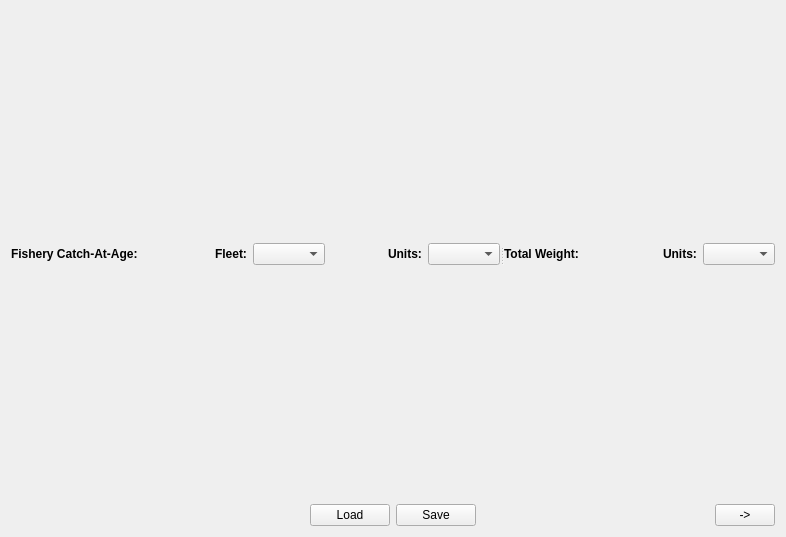
<?xml version="1.0" encoding="UTF-8"?>
<ui version="4.0">
 <class>SSCAA_Tab1_CatchTab</class>
 <widget class="QWidget" name="SSCAA_Tab1_CatchTab">
  <property name="geometry">
   <rect>
    <x>0</x>
    <y>0</y>
    <width>786</width>
    <height>537</height>
   </rect>
  </property>
  <property name="windowTitle">
   <string>Form</string>
  </property>
  <layout class="QVBoxLayout" name="verticalLayout_3">
   <item>
    <widget class="QSplitter" name="splitter">
     <property name="orientation">
      <enum>Qt::Horizontal</enum>
     </property>
     <widget class="QWidget" name="layoutWidget">
      <layout class="QVBoxLayout" name="verticalLayout_2" stretch="0,0">
       <item>
        <layout class="QHBoxLayout" name="horizontalLayout">
         <item>
          <widget class="QLabel" name="SSCAA_Tab1_AbundanceTitleLBL">
           <property name="font">
            <font>
             <weight>75</weight>
             <bold>true</bold>
            </font>
           </property>
           <property name="toolTip">
            <string>Fishery Catch-At-Age (by number)</string>
           </property>
           <property name="statusTip">
            <string>Fishery Catch-At-Age (by number)</string>
           </property>
           <property name="text">
            <string>Fishery Catch-At-Age:</string>
           </property>
          </widget>
         </item>
         <item>
          <widget class="QLabel" name="SSCAA_Tab1_SpeciesCatchLBL">
           <property name="toolTip">
            <string>Fishery Catch-At-Age (by number)</string>
           </property>
           <property name="statusTip">
            <string>Fishery Catch-At-Age (by number)</string>
           </property>
           <property name="text">
            <string/>
           </property>
          </widget>
         </item>
         <item>
          <spacer name="horizontalSpacer">
           <property name="orientation">
            <enum>Qt::Horizontal</enum>
           </property>
           <property name="sizeHint" stdset="0">
            <size>
             <width>40</width>
             <height>20</height>
            </size>
           </property>
          </spacer>
         </item>
         <item>
          <widget class="QLabel" name="label_3">
           <property name="font">
            <font>
             <weight>75</weight>
             <bold>true</bold>
            </font>
           </property>
           <property name="text">
            <string>Fleet:</string>
           </property>
          </widget>
         </item>
         <item>
          <widget class="QComboBox" name="SSCAA_Tab1_FleetCMB"/>
         </item>
         <item>
          <spacer name="horizontalSpacer_3">
           <property name="orientation">
            <enum>Qt::Horizontal</enum>
           </property>
           <property name="sizeHint" stdset="0">
            <size>
             <width>40</width>
             <height>20</height>
            </size>
           </property>
          </spacer>
         </item>
         <item>
          <widget class="QLabel" name="label_2">
           <property name="font">
            <font>
             <weight>75</weight>
             <bold>true</bold>
            </font>
           </property>
           <property name="text">
            <string>Units:</string>
           </property>
          </widget>
         </item>
         <item>
          <widget class="QComboBox" name="SSCAA_Tab1_AbundanceUnitsCMB">
           <property name="toolTip">
            <string>Units</string>
           </property>
           <property name="statusTip">
            <string>Units</string>
           </property>
          </widget>
         </item>
        </layout>
       </item>
       <item>
        <layout class="QVBoxLayout" name="SSCAA_Tab1_AbundanceLT"/>
       </item>
      </layout>
     </widget>
     <widget class="QWidget" name="layoutWidget">
      <layout class="QVBoxLayout" name="verticalLayout">
       <item>
        <layout class="QHBoxLayout" name="horizontalLayout_2">
         <item>
          <widget class="QLabel" name="SSCAA_Tab1_WeightTitleLBL">
           <property name="sizePolicy">
            <sizepolicy hsizetype="Fixed" vsizetype="Preferred">
             <horstretch>0</horstretch>
             <verstretch>0</verstretch>
            </sizepolicy>
           </property>
           <property name="minimumSize">
            <size>
             <width>80</width>
             <height>0</height>
            </size>
           </property>
           <property name="maximumSize">
            <size>
             <width>80</width>
             <height>16777215</height>
            </size>
           </property>
           <property name="font">
            <font>
             <weight>75</weight>
             <bold>true</bold>
            </font>
           </property>
           <property name="text">
            <string>Total Weight:</string>
           </property>
          </widget>
         </item>
         <item>
          <widget class="QLabel" name="SSCAA_Tab1_SpeciesTotalLBL">
           <property name="text">
            <string/>
           </property>
          </widget>
         </item>
         <item>
          <spacer name="horizontalSpacer_2">
           <property name="orientation">
            <enum>Qt::Horizontal</enum>
           </property>
           <property name="sizeType">
            <enum>QSizePolicy::Expanding</enum>
           </property>
           <property name="sizeHint" stdset="0">
            <size>
             <width>40</width>
             <height>20</height>
            </size>
           </property>
          </spacer>
         </item>
         <item>
          <widget class="QLabel" name="label">
           <property name="font">
            <font>
             <weight>75</weight>
             <bold>true</bold>
            </font>
           </property>
           <property name="text">
            <string>Units:</string>
           </property>
          </widget>
         </item>
         <item>
          <widget class="QComboBox" name="SSCAA_Tab1_WeightUnitsCMB">
           <property name="toolTip">
            <string>Units</string>
           </property>
           <property name="statusTip">
            <string>Units</string>
           </property>
          </widget>
         </item>
        </layout>
       </item>
       <item>
        <layout class="QVBoxLayout" name="SSCAA_Tab1_WeightLT"/>
       </item>
      </layout>
     </widget>
    </widget>
   </item>
   <item>
    <layout class="QHBoxLayout" name="horizontalLayout_87">
     <item>
      <spacer name="horizontalSpacer_102">
       <property name="orientation">
        <enum>Qt::Horizontal</enum>
       </property>
       <property name="sizeType">
        <enum>QSizePolicy::Fixed</enum>
       </property>
       <property name="sizeHint" stdset="0">
        <size>
         <width>65</width>
         <height>20</height>
        </size>
       </property>
      </spacer>
     </item>
     <item>
      <spacer name="horizontalSpacer_95">
       <property name="orientation">
        <enum>Qt::Horizontal</enum>
       </property>
       <property name="sizeHint" stdset="0">
        <size>
         <width>40</width>
         <height>20</height>
        </size>
       </property>
      </spacer>
     </item>
     <item>
      <widget class="QPushButton" name="SSCAA_Tab1_ReloadPB">
       <property name="enabled">
        <bool>true</bool>
       </property>
       <property name="toolTip">
        <string>Load table data</string>
       </property>
       <property name="statusTip">
        <string>Load table data</string>
       </property>
       <property name="text">
        <string>Load</string>
       </property>
      </widget>
     </item>
     <item>
      <widget class="QPushButton" name="SSCAA_Tab1_SavePB">
       <property name="enabled">
        <bool>true</bool>
       </property>
       <property name="toolTip">
        <string>Save above table data</string>
       </property>
       <property name="statusTip">
        <string>Save above table data</string>
       </property>
       <property name="text">
        <string>Save</string>
       </property>
      </widget>
     </item>
     <item>
      <spacer name="verticalSpacer_42">
       <property name="orientation">
        <enum>Qt::Horizontal</enum>
       </property>
       <property name="sizeType">
        <enum>QSizePolicy::Expanding</enum>
       </property>
       <property name="sizeHint" stdset="0">
        <size>
         <width>48</width>
         <height>20</height>
        </size>
       </property>
      </spacer>
     </item>
     <item>
      <widget class="QPushButton" name="SSCAA_Tab1_NextPB">
       <property name="sizePolicy">
        <sizepolicy hsizetype="Fixed" vsizetype="Fixed">
         <horstretch>0</horstretch>
         <verstretch>0</verstretch>
        </sizepolicy>
       </property>
       <property name="minimumSize">
        <size>
         <width>60</width>
         <height>0</height>
        </size>
       </property>
       <property name="maximumSize">
        <size>
         <width>60</width>
         <height>16777215</height>
        </size>
       </property>
       <property name="toolTip">
        <string>Go to next tab page</string>
       </property>
       <property name="statusTip">
        <string>Go to next tab page</string>
       </property>
       <property name="text">
        <string>-&gt;</string>
       </property>
      </widget>
     </item>
    </layout>
   </item>
  </layout>
 </widget>
 <resources/>
 <connections/>
</ui>
